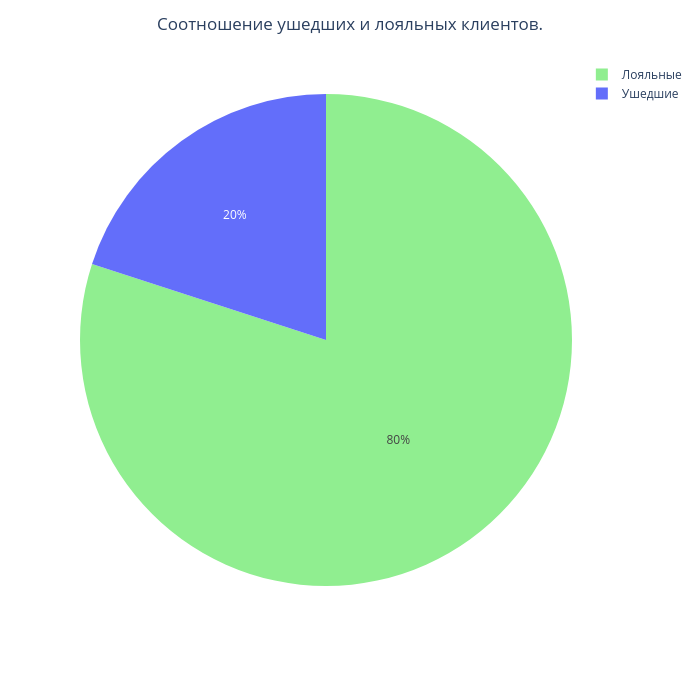

The code cell stored with this chart in its notebook:
### Markdown cell above
9.1. Каково соотношение ушедших и лояльных клиентов? Покажите это на графике и дайте комментарий по соотношению.

### Code cell
churn_data['type_client'] = np.where(churn_data['Exited'] == 1, 'Ушедшие', 'Лояльные')
pie_chart = churn_data[['type_client','Exited']].copy()
pie_chart = churn_data.groupby(by='type_client', as_index=False)['Exited'].count()
type_client_sum = pie_chart['Exited'].sum()
pie_chart['type_client_per'] = round((pie_chart['Exited'] * 100) / type_client_sum)
fig = px.pie(pie_chart, 
             values="type_client_per", 
             names="type_client",
             width=700, height=700,
             color='type_client',
             color_discrete_map={"Лояльные": "lightgreen", "Ушедшие": "lightback"}
             )
fig.update_layout(title_text='Cоотношение ушедших и лояльных клиентов.', title_x=0.5)
fig.show()

### Figure 1 — Plotly figure (JSON) as saved in the notebook; plotly's stock layout.template omitted (floating-point values rounded to 4 significant figures)
{"data": [{"customdata": [["Лояльные"], ["Ушедшие"]], "domain": {"x": [0, 1], "y": [0, 1]}, "hovertemplate": "type_client=%{customdata[0]}<br>type_client_per=%{value}<extra></extra>", "labels": ["Лояльные", "Ушедшие"], "legendgroup": "", "marker": {"colors": ["lightgreen", "lightback"]}, "name": "", "showlegend": true, "type": "pie", "values": [80.0, 20.0]}], "layout": {"height": 700, "legend": {"tracegroupgap": 0}, "margin": {"t": 60}, "title": {"text": "Cоотношение ушедших и лояльных клиентов.", "x": 0.5}, "width": 700}}
